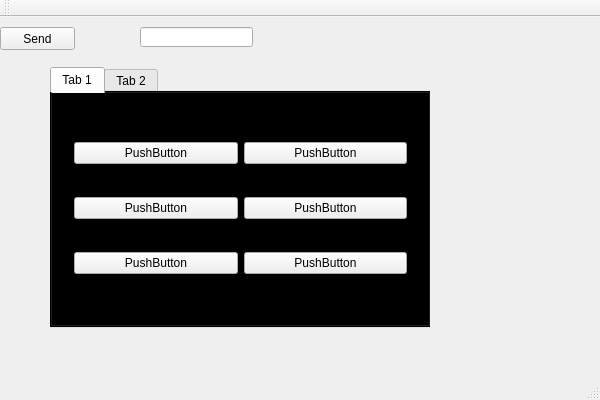
<?xml version="1.0" encoding="UTF-8"?>
<ui version="4.0">
 <class>QWebSocketClass</class>
 <widget class="QMainWindow" name="QWebSocketClass">
  <property name="geometry">
   <rect>
    <x>0</x>
    <y>0</y>
    <width>600</width>
    <height>400</height>
   </rect>
  </property>
  <property name="windowTitle">
   <string>QWebSocket</string>
  </property>
  <widget class="QWidget" name="centralWidget">
   <widget class="QPushButton" name="pushButton">
    <property name="geometry">
     <rect>
      <x>0</x>
      <y>10</y>
      <width>75</width>
      <height>23</height>
     </rect>
    </property>
    <property name="text">
     <string>Send</string>
    </property>
   </widget>
   <widget class="QTabWidget" name="tabWidget">
    <property name="geometry">
     <rect>
      <x>50</x>
      <y>50</y>
      <width>381</width>
      <height>261</height>
     </rect>
    </property>
    <property name="styleSheet">
     <string notr="true">#tabWidget{background:transparent;}</string>
    </property>
    <property name="currentIndex">
     <number>0</number>
    </property>
    <widget class="QWidget" name="tab">
     <attribute name="title">
      <string>Tab 1</string>
     </attribute>
     <layout class="QHBoxLayout" name="horizontalLayout">
      <item>
       <widget class="QWidget" name="widget" native="true">
        <layout class="QHBoxLayout" name="horizontalLayout_2">
         <item>
          <layout class="QVBoxLayout" name="verticalLayout_2">
           <item>
            <widget class="QPushButton" name="pushButton_4">
             <property name="text">
              <string>PushButton</string>
             </property>
            </widget>
           </item>
           <item>
            <widget class="QPushButton" name="pushButton_3">
             <property name="text">
              <string>PushButton</string>
             </property>
            </widget>
           </item>
           <item>
            <widget class="QPushButton" name="pushButton_2">
             <property name="text">
              <string>PushButton</string>
             </property>
            </widget>
           </item>
          </layout>
         </item>
         <item>
          <layout class="QVBoxLayout" name="verticalLayout">
           <item>
            <widget class="QPushButton" name="pushButton_6">
             <property name="text">
              <string>PushButton</string>
             </property>
            </widget>
           </item>
           <item>
            <widget class="QPushButton" name="pushButton_7">
             <property name="text">
              <string>PushButton</string>
             </property>
            </widget>
           </item>
           <item>
            <widget class="QPushButton" name="pushButton_5">
             <property name="text">
              <string>PushButton</string>
             </property>
            </widget>
           </item>
          </layout>
         </item>
        </layout>
       </widget>
      </item>
     </layout>
    </widget>
    <widget class="QWidget" name="tab_2">
     <attribute name="title">
      <string>Tab 2</string>
     </attribute>
     <widget class="QSpinBox" name="spinBox">
      <property name="geometry">
       <rect>
        <x>100</x>
        <y>60</y>
        <width>42</width>
        <height>22</height>
       </rect>
      </property>
     </widget>
    </widget>
   </widget>
   <widget class="QLineEdit" name="lineEdit">
    <property name="geometry">
     <rect>
      <x>140</x>
      <y>10</y>
      <width>113</width>
      <height>20</height>
     </rect>
    </property>
   </widget>
  </widget>
  <widget class="QMenuBar" name="menuBar">
   <property name="geometry">
    <rect>
     <x>0</x>
     <y>0</y>
     <width>600</width>
     <height>23</height>
    </rect>
   </property>
  </widget>
  <widget class="QToolBar" name="mainToolBar">
   <attribute name="toolBarArea">
    <enum>TopToolBarArea</enum>
   </attribute>
   <attribute name="toolBarBreak">
    <bool>false</bool>
   </attribute>
  </widget>
  <widget class="QStatusBar" name="statusBar"/>
 </widget>
 <layoutdefault spacing="6" margin="11"/>
 <resources>
  <include location="QWebSocket.qrc"/>
 </resources>
 <connections/>
</ui>
